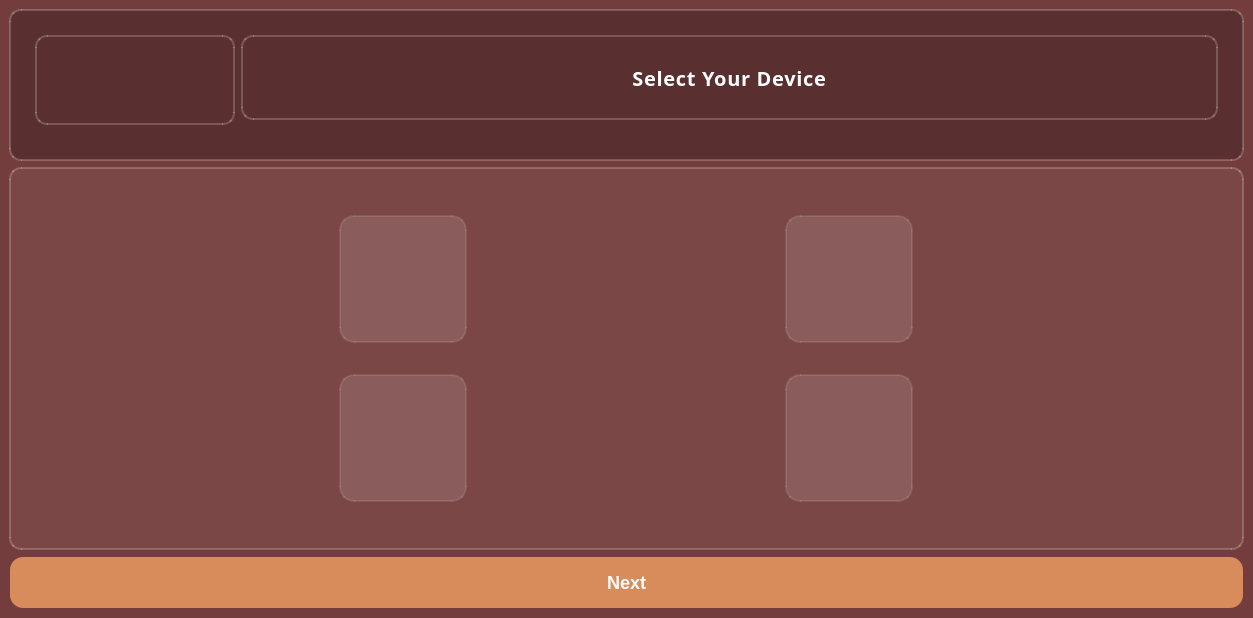
<?xml version="1.0" encoding="UTF-8"?>
<ui version="4.0">
 <class>MainWindow</class>
 <widget class="QMainWindow" name="MainWindow">
  <property name="geometry">
   <rect>
    <x>0</x>
    <y>0</y>
    <width>1253</width>
    <height>618</height>
   </rect>
  </property>
  <property name="windowTitle">
   <string>Select a Device</string>
  </property>
  <widget class="QWidget" name="centralwidget">
   <property name="styleSheet">
    <string notr="true">
* {
    background-color: #743d3d;
    font-size: 16px;
    color: white;
    font-family: &quot;Segoe UI&quot;, Arial, sans-serif;
}

/* Labels */
QLabel {
    font-size: 18px;
    font-weight: bold;
    letter-spacing: 0.5px;
}

/* Main Frame */
QFrame {
    background-color: #5a2f2f;
    border-radius: 12px;
    padding: 15px;
    border: 2px solid rgba(255, 255, 255, 0.2);
}

/* Buttons */
QPushButton {
    background-color: #926e55;
    color: white;
    border-radius: 12px;
    padding: 12px;
    font-size: 16px;
    font-weight: bold;
    border: 2px solid transparent;
}

QPushButton:hover {
    background-color: #7a5a42;
    border: 2px solid rgba(255, 255, 255, 0.2);
}

QPushButton:pressed {
    background-color: #634b3a;
}

/* Next Button */
QPushButton#nextButton {
    background-color: #d88c5c;
    font-size: 18px;
    padding: 14px;
    border-radius: 14px;
    font-weight: bold;
}

QPushButton#nextButton:hover {
    background-color: #bf764c;
}

/* Tool Buttons */
QToolButton {
    border: none;
    background: transparent;
    padding: 10px;
}

QToolButton:hover {
    background-color: rgba(255, 255, 255, 0.1);
    border-radius: 6px;
}

/* Device Grid Buttons */
QPushButton#device1, QPushButton#device2, QPushButton#device3, QPushButton#device4 {
    background-color: rgba(255, 255, 255, 0.12);
    border-radius: 15px;
    padding: 15px;
    border: 2px solid rgba(255, 255, 255, 0.1);
}

QPushButton#device1:hover, QPushButton#device2:hover, QPushButton#device3:hover, QPushButton#device4:hover {
    background-color: rgba(255, 255, 255, 0.18);
    border: 2px solid rgba(255, 255, 255, 0.3);
}

/* Title */
QLabel#titleLabel {
    font-size: 20px;
    font-weight: bold;
    letter-spacing: 0.7px;
    text-transform: uppercase;
    color: white;
    margin-bottom: 15px;
}

/* Logo */
QLabel#logoLabel {
    margin-bottom: 10px;
}

/* Device Grid Frame */
QFrame#deviceGridFrame {
    padding: 20px;
    border-radius: 12px;
    background-color: rgba(255, 255, 255, 0.05);
}

    </string>
   </property>
   <layout class="QVBoxLayout" name="verticalLayout">
    <item>
     <widget class="QFrame" name="logoFrame">
      <layout class="QHBoxLayout" name="logoLayout">
       <item>
        <widget class="QLabel" name="logoLabel">
         <property name="sizePolicy">
          <sizepolicy hsizetype="Fixed" vsizetype="Fixed">
           <horstretch>0</horstretch>
           <verstretch>0</verstretch>
          </sizepolicy>
         </property>
         <property name="minimumSize">
          <size>
           <width>100</width>
           <height>100</height>
          </size>
         </property>
         <property name="maximumSize">
          <size>
           <width>200</width>
           <height>200</height>
          </size>
         </property>
         <property name="pixmap">
          <pixmap>../LOGO/zentrack-high-resolution-logo-transparent.png</pixmap>
         </property>
         <property name="scaledContents">
          <bool>true</bool>
         </property>
         <property name="alignment">
          <set>Qt::AlignLeading|Qt::AlignLeft|Qt::AlignTop</set>
         </property>
        </widget>
       </item>
       <item>
        <widget class="QLabel" name="titleLabel">
         <property name="maximumSize">
          <size>
           <width>16777215</width>
           <height>100</height>
          </size>
         </property>
         <property name="font">
          <font>
           <family>Segoe UI,Arial,sans-serif</family>
           <pointsize>1</pointsize>
           <weight>75</weight>
           <bold>true</bold>
          </font>
         </property>
         <property name="text">
          <string>Select Your Device</string>
         </property>
         <property name="alignment">
          <set>Qt::AlignCenter</set>
         </property>
        </widget>
       </item>
      </layout>
     </widget>
    </item>
    <item>
     <widget class="QFrame" name="deviceGridFrame">
      <property name="sizePolicy">
       <sizepolicy hsizetype="Preferred" vsizetype="MinimumExpanding">
        <horstretch>0</horstretch>
        <verstretch>0</verstretch>
       </sizepolicy>
      </property>
      <layout class="QGridLayout" name="gridLayout">
       <property name="leftMargin">
        <number>0</number>
       </property>
       <property name="topMargin">
        <number>0</number>
       </property>
       <property name="rightMargin">
        <number>0</number>
       </property>
       <property name="bottomMargin">
        <number>0</number>
       </property>
       <property name="horizontalSpacing">
        <number>10</number>
       </property>
       <property name="verticalSpacing">
        <number>5</number>
       </property>
       <item row="0" column="0">
        <widget class="QPushButton" name="device1">
         <property name="sizePolicy">
          <sizepolicy hsizetype="Maximum" vsizetype="Minimum">
           <horstretch>0</horstretch>
           <verstretch>0</verstretch>
          </sizepolicy>
         </property>
         <property name="minimumSize">
          <size>
           <width>128</width>
           <height>128</height>
          </size>
         </property>
         <property name="maximumSize">
          <size>
           <width>128</width>
           <height>128</height>
          </size>
         </property>
         <property name="icon">
          <iconset>
           <normaloff>../LOGO/icon.png</normaloff>../LOGO/icon.png</iconset>
         </property>
         <property name="iconSize">
          <size>
           <width>128</width>
           <height>128</height>
          </size>
         </property>
        </widget>
       </item>
       <item row="0" column="1">
        <widget class="QPushButton" name="device2">
         <property name="sizePolicy">
          <sizepolicy hsizetype="Maximum" vsizetype="Minimum">
           <horstretch>0</horstretch>
           <verstretch>0</verstretch>
          </sizepolicy>
         </property>
         <property name="minimumSize">
          <size>
           <width>128</width>
           <height>128</height>
          </size>
         </property>
         <property name="maximumSize">
          <size>
           <width>128</width>
           <height>128</height>
          </size>
         </property>
         <property name="icon">
          <iconset>
           <normaloff>../LOGO/icon.png</normaloff>../LOGO/icon.png</iconset>
         </property>
         <property name="iconSize">
          <size>
           <width>128</width>
           <height>128</height>
          </size>
         </property>
        </widget>
       </item>
       <item row="1" column="0">
        <widget class="QPushButton" name="device3">
         <property name="sizePolicy">
          <sizepolicy hsizetype="Maximum" vsizetype="Minimum">
           <horstretch>0</horstretch>
           <verstretch>0</verstretch>
          </sizepolicy>
         </property>
         <property name="minimumSize">
          <size>
           <width>128</width>
           <height>128</height>
          </size>
         </property>
         <property name="maximumSize">
          <size>
           <width>128</width>
           <height>128</height>
          </size>
         </property>
         <property name="icon">
          <iconset>
           <normaloff>../LOGO/icon.png</normaloff>../LOGO/icon.png</iconset>
         </property>
         <property name="iconSize">
          <size>
           <width>128</width>
           <height>128</height>
          </size>
         </property>
        </widget>
       </item>
       <item row="1" column="1">
        <widget class="QPushButton" name="device4">
         <property name="sizePolicy">
          <sizepolicy hsizetype="Maximum" vsizetype="Minimum">
           <horstretch>0</horstretch>
           <verstretch>0</verstretch>
          </sizepolicy>
         </property>
         <property name="minimumSize">
          <size>
           <width>128</width>
           <height>128</height>
          </size>
         </property>
         <property name="maximumSize">
          <size>
           <width>128</width>
           <height>128</height>
          </size>
         </property>
         <property name="icon">
          <iconset>
           <normaloff>../LOGO/icon.png</normaloff>../LOGO/icon.png</iconset>
         </property>
         <property name="iconSize">
          <size>
           <width>128</width>
           <height>128</height>
          </size>
         </property>
        </widget>
       </item>
      </layout>
     </widget>
    </item>
    <item>
     <widget class="QPushButton" name="nextButton">
      <property name="text">
       <string>Next</string>
      </property>
     </widget>
    </item>
   </layout>
  </widget>
 </widget>
 <resources/>
 <connections/>
</ui>
